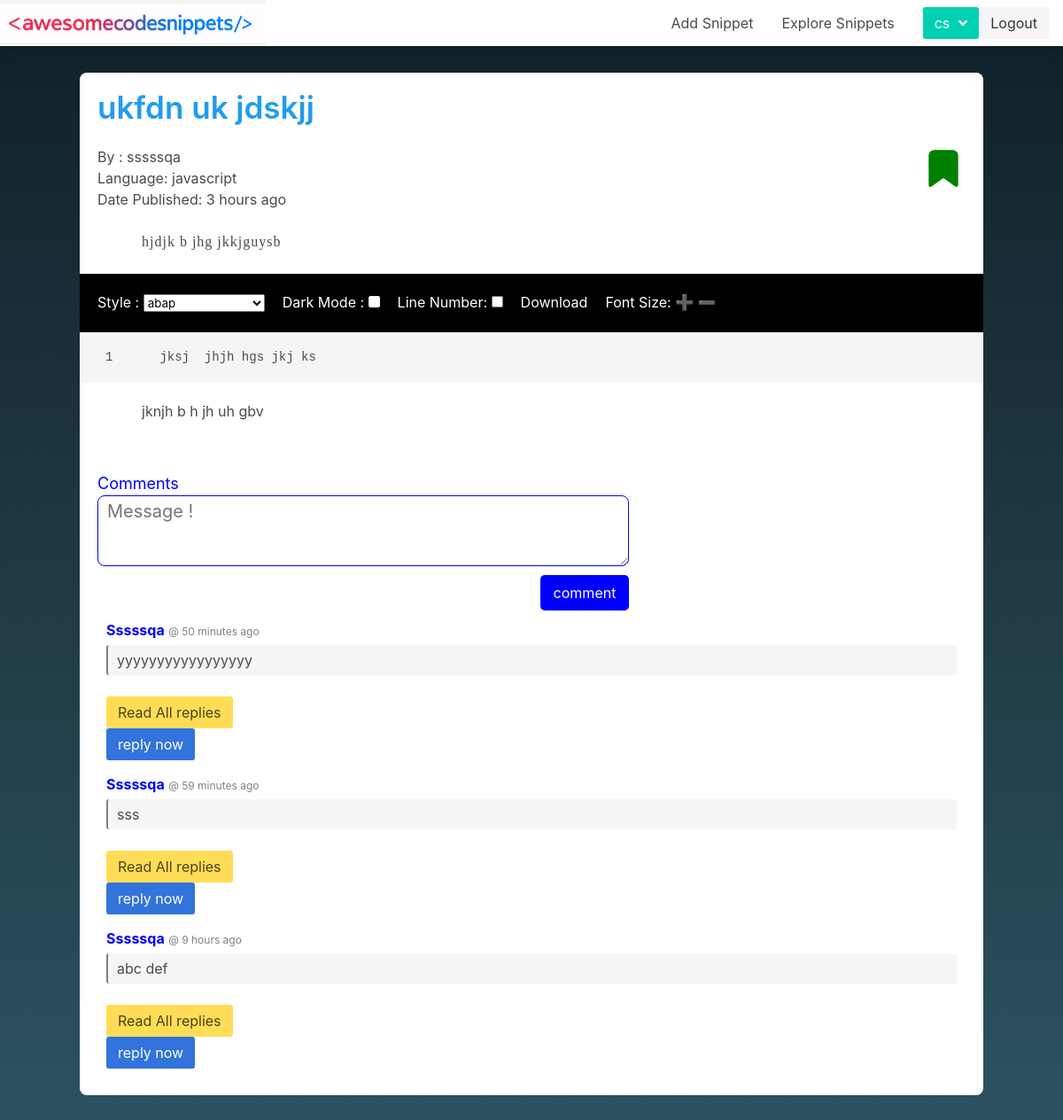
Page /snippet/detail/80/ (signed in) on the committed database.
### snippets/models.py (models this page shows, shortened)
class CustomUser(AbstractUser):
    name=models.CharField(_("Name"),max_length=200)
    class Meta:
        unique_together=('name','email','id')

class Snippet(models.Model):
    title=models.CharField(max_length=500)
    coder=models.ForeignKey(CustomUser,on_delete=models.CASCADE)
    description=CKEditor5Field(blank=True,null=True)
    description_html=models.TextField(editable=False)
    code=models.TextField()
    highlighted_code=models.TextField(editable=False)
    tags=TagField()
    publication_date=models.DateTimeField(editable=False)
    updated_date=models.DateTimeField(editable=False)
    language = models.CharField(choices=LANGUAGE_CHOICES, default='python', max_length=100)
    style = models.CharField(choices=STYLE_CHOICES, default='friendly', max_length=100)
    class Meta:
        ordering=['-publication_date']

### comments/models.py (models this page shows, shortened)
class Comment(models.Model):
    detail=models.CharField(max_length=400)
    snippet=models.ForeignKey(Snippet,on_delete=models.CASCADE)
    user=models.ForeignKey(CustomUser,on_delete=models.CASCADE)
    parent=models.ForeignKey('self',on_delete=models.CASCADE,null=True,blank=True)
    date_commented=models.DateTimeField(auto_now_add=True)

### snippets/views.py (the view)
# urls.py: path('snippet/detail/<int:pk>/',DetailSnippet.as_view(),name='detail_snippet'),
class DetailSnippet(DetailView):
    template_name='snippets/detail.html'
    queryset=Snippet.objects.all()
    def get_context_data(self,**kwargs):
        bookmark_status=False
        if self.request.user.is_authenticated==True:
            user_status=True
            try:
                if(BookMark.objects.get(user=self.request.user, snippet=self.get_object()) ):
                    bookmark_status=True
            except ObjectDoesNotExist:
                    bookmark_status=False
        else:
            user_status=False
        context=super().get_context_data(**kwargs)
        context['form']=StyleForm
        context['bookmark_status']=bookmark_status
        context['user_logged_in']=user_status
        context['comments']=Comment.objects.filter(snippet=self.get_object(),parent=None).order_by('-date_commented')
        context['commentform']=CommentForm
        return context

### templates/snippets/detail.html (shortened to what this page needs)
{% load static %}
<!DOCTYPE html>
<html lang="en">
<head>
    <link rel="stylesheet" href="https://cdnjs.cloudflare.com/ajax/libs/font-awesome/4.7.0/css/font-awesome.min.css">
    <link rel="stylesheet" href="{% static 'css/bulma.min.css' %}">
    <link href="{% static 'css/mystyle.css' %}" id='main_style' rel='stylesheet'>
    <link href="{% static 'css/detail.css' %}" id='main_style' rel='stylesheet'>
</head>
<body>
    {% load static %}
    {% load humanize %}
    {% include 'navbar.html' %}
    <div class="middle-part">
        <div class="title-section">
            <div class="title has-text-info">{{object.title}}</div>
            <div class="short-section">
                <div class="snip-detail">
                    <p>By : {{object.coder.username|default:"NA"}} </p>
                    <p>Language: {{object.language}} </p>
                    <p>Date Published: {{object.publication_date|naturaltime}} </p>
                </div>
                {% if user.is_authenticated %}
                <div class="bookmark  {% if bookmark_status == False %} add {% else %} remove {% endif %}"
                    id="bookmark">
                    <svg width="24" height="24" viewBox="0 0 24 24" fill="currentColor" stroke="currentColor"
                        stroke-width="2" stroke-linecap="round" stroke-linejoin="round"
                        class="feather feather-bookmark">
                        <path d="M19 21l-7-5-7 5V5a2 2 0 0 1 2-2h10a2 2 0 0 1 2 2z" />
                    </svg>
                </div>
                {% endif %}
            </div>
        </div>
        <div class="description-section">
            {{object.description_html|safe}}
        </div>
        <div class="code-section">
            <div class="options">
                <span>
                    Style : {{form.style}}
                </span>
                <span>
                    Dark Mode : {{form.dark_mode}}
                </span>
                <span>Line Number: {{form.lines_display}}</span>
                <span class='download'>Download</span>
                <span>
                    Font Size:
                    <span class="increase" style="font-size:17px;">➕</span>
                    <span class="decrease">➖</span>
                </span>
            </div>
            <div class="code">
                {{object.highlighted_code|safe}}
            </div>
        </div>
        <div class="tags">
            {% if object.tags %}
            {{object.tags}}
            {% endif %}
        </div>
        <div class="comment-section" id="comment_section">
            {% if user.is_authenticated %}
            {% include 'snippets/comments.html' %}
            {% else %}
            <a href="{% url 'account_login' %}"> Login </a>to see the comments
            {% endif %}
        </div>
    </div>
</body>
</html>

### templates/navbar.html (shortened to what this page needs)
{% block navbar %}
{% load static %}
<link href='{% static "css/navbar.css" %}'  rel='stylesheet' >
<nav class="navbar" role="navigation" aria-label="main navigation">
    <div class="navbar-brand">
      <a class="navbar-item ct-navbar-img" href="{% url 'home' %}">
        <img src="{% static 'img/logo.png' %}" width="300" height="100" style="background-position: center;">
      </a>
    </div>
    <div id="navbarBasicExample" class="navbar-menu">
      <div class="navbar-end">
       <a class="navbar-item" href='{% url "create_snippet" %}'>
          Add Snippet
        </a>
        <a class="navbar-item" href='{% url "home" %}#content-section'>
           Explore Snippets
        </a>
        <div class="navbar-item">
          <div class="buttons">
            {% if user.is_authenticated %}
            <div class="dropdown is-right menu">
              <div class="dropdown-trigger">
                <button class="button is-primary" aria-haspopup="true" aria-controls="dropdown-menu6">
                  <span>{{user.username|default:"NA"}}</span>
                  <span class="icon is-small">
                    <i class="fas fa-angle-down" aria-hidden="true"></i>
                  </span>
                </button>
              </div>
            </div>
            <a class="button is-light" href="{% url 'account_logout' %}">
              Logout
            </a>
       {% endif %}
          </div>
        </div>
      </div>
    </div>
  </nav>
{% endblock navbar %}

### templates/snippets/comments.html (shortened to what this page needs)
{% load humanize %}
{% block comments %}
<p class='comment-title'>Comments</p>
<form method='post' class="commentform">
    {{commentform.detail}}
    <button type="submit" >comment</button>
</form>
<div class="comment" id='comment'>
    {% for comment in comments %}
    <div class="co">
        <span class="user">{{comment.user.username | title}}</span>
        <span class="time">@ {{comment.date_commented | naturaltime}}</span>
        <br />
        <p class="message">
            {{comment.detail|safe}}
        </p>
        <button class="individual button is-warning">Read All replies</button>
        <button class="reply button is-link" >reply now</button>
    </div>
    {% empty %}
    <p>No Comments Yet</p>
    {% endfor %}
</div>
{% endblock comments %}

### static/css/mystyle.css (style rules this page uses)
pre { line-height: 125%; }
td.linenos .normal { color: inherit; background-color: transparent; padding-left: 5px; padding-right: 5px; }
.w { color: #BBB }

### static/css/detail.css (style rules this page uses)
* { margin: 0px; }
body { background: linear-gradient(to bottom, #0f2027, #203a43, #2c5364); padding-bottom: 50px; }
.dark_mode { background-color: black; color: white; filter: brightness(200%) !important; }
.middle-part { margin: 30px auto; width: 85%; border-radius: 8px; background-color: #fff; }
.title-section { padding: 20px 0 0 20px; }
.short-section { display: flex; position: relative; justify-content: space-between; align-items: flex-start; }
.title { font-size: 35px; }
.description-section { margin-left: 50px; margin-right: 50px; padding: 20px; font-style: normal; font-family: Georgia, 'Times New Roman', Times, serif; letter-spacing: 1px; line-height: 2; }
.tags { margin-left: 50px; margin-right: 50px; padding: 20px; }
.options { background-color: black; padding: 20px; gap: 20px; color: white; display: flex; justify-content: flex-start; flex-wrap: wrap; align-items: flex-start; }
.code { background: #f5f5f5; overflow: auto; }
.comment-section { padding: 20px; }
.increase { color: white; }
.bookmark { margin-right: 20px; transition: all 0.5s ease-in-out; opacity: 0.5; cursor: pointer; position: relative; }
.bookmark svg { height: auto; width: 50px; }
.bookmark.add { fill: green; color: green; opacity: 1; }

### static/css/navbar.css (style rules this page uses)
.ct-navbar-img { padding: 0; }
.ct-navbar-img img { max-height: max-content !important; }
.navbar { position: sticky; top: 0; z-index: 1; box-shadow:0 6px 12px rgba(0, 0, 0, 0.15); }

### templates/snippets/comments.html (style rules this page uses)
.comment > div { margin: 5px; padding:5px; }
.comment-title { font-size: large; color:blue; }
.commentform { display: flex; align-items: center; flex-direction: column; gap: 10px; max-width: 600px; }
.commentform > textarea { border: 1px solid blue; background-color: transparent; padding:5px 10px; width:100%; font-size: 20px; height: 80px; border-radius: 8px; outline: none; }
.commentform > button { width:100px; height:40px; font-size: medium; background-color: blue; color: white; align-self: right; outline: none; margin-left: auto; border: none; border-radius: 5px; }
.user { color:blue; font-weight: bold; }
.time { font-size: 12px; color:gray; }
.message { margin-top: 5px; border-left: 2px solid gray; padding:5px 5px 5px 10px; }

### rows in the picture
CustomUser: username "cs"
Snippet: title "ukfdn uk jdskjj", coder.username "sssssqa", language "javascript", publication_date "3 hours ago", description_html "hjdjk b jhg jkkjguysb", highlighted_code "1 jksj jhjh hgs jkj ks", tags "jknjh b h jh uh gbv"
Comment: user.username "Sssssqa", date_commented "50 minutes ago", detail "yyyyyyyyyyyyyyyyy"
Comment: user.username "Sssssqa", date_commented "59 minutes ago", detail "sss"
Comment: user.username "Sssssqa", date_commented "9 hours ago", detail "abc def"
